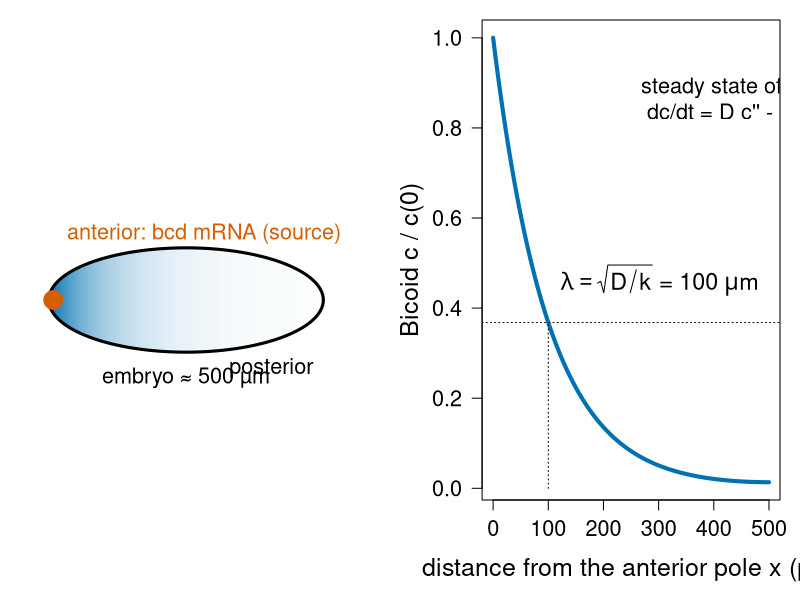
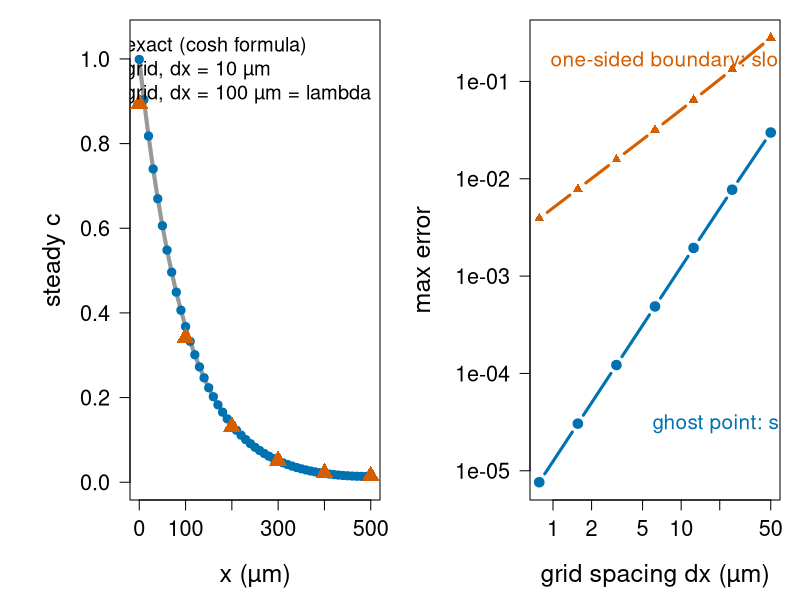
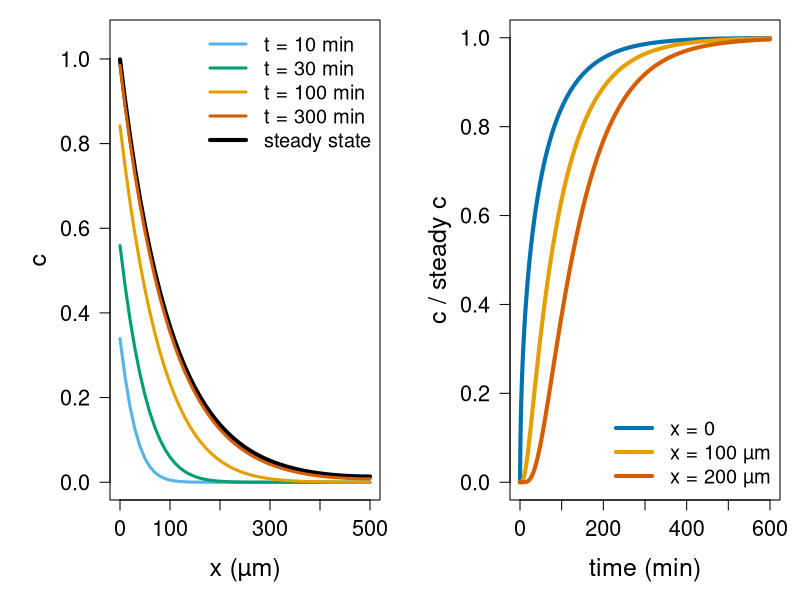
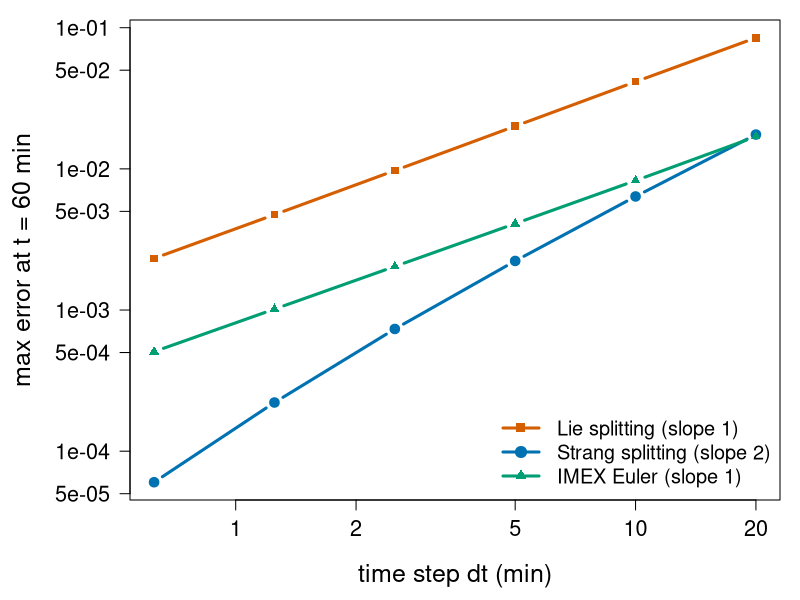
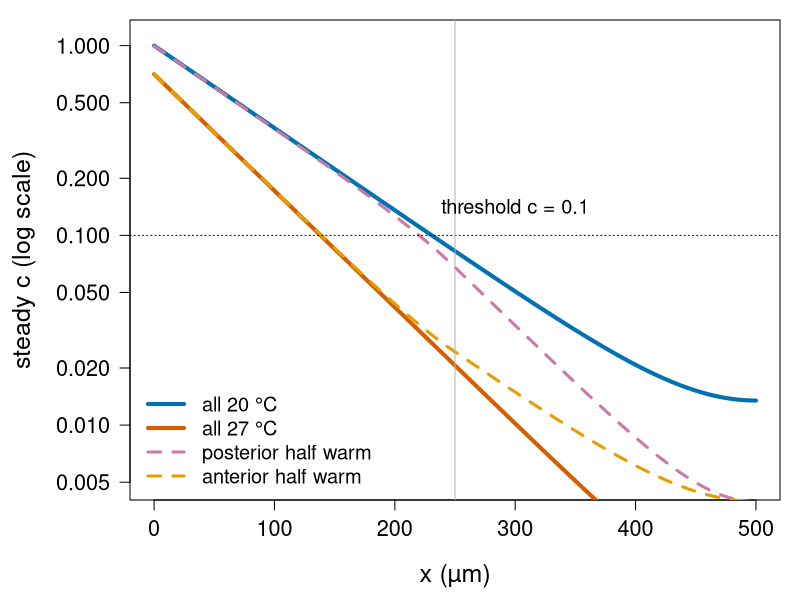
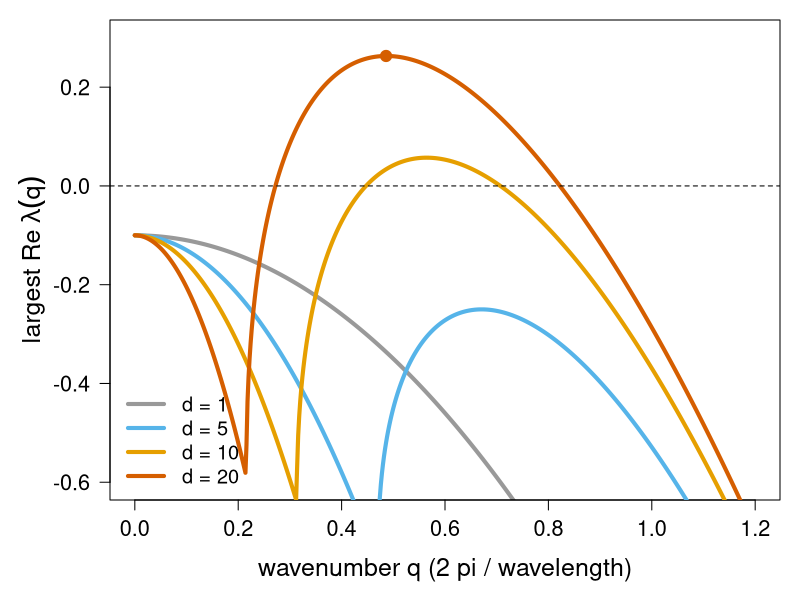
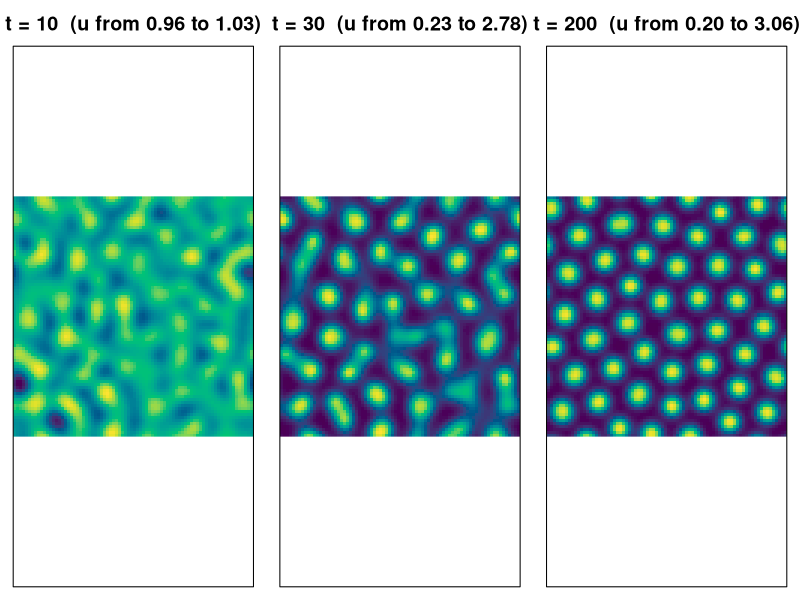
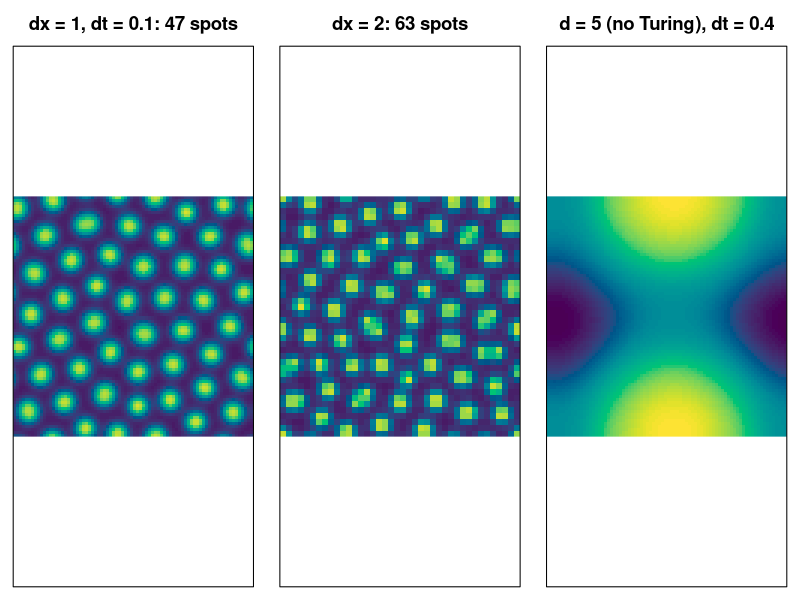

These figures' R source, in order:
# Figures for the reaction-diffusion/ unit ("Reaction-diffusion and pattern formation").
#
# Re-run by hand from this folder (it is NOT run by `quarto render`):
#   cd reaction-diffusion && Rscript make-reaction-diffusion-figs.R
#
# Base R graphics only (grDevices::svg) plus Matrix::expm for the exact
# sub-steps in fig04. Colours are Okabe-Ito (colour-blind safe). Takes about
# half a minute (the 2D runs). Makes:
#   fig01-bicoid.svg       embryo with an anterior source, and the exponential
#                          gradient with its decay length lambda
#   fig02-steady.svg       steady gradient on the grid vs the exact cosh formula,
#                          and error vs dx: ghost point (order 2) vs one-sided
#                          boundary (order 1)
#   fig03-formation.svg    the gradient forming (IMEX, dt = 1 min) and the
#                          time course at three positions
#   fig04-splitting.svg    error vs dt at t = 60 min: Lie, Strang, IMEX
#   fig05-tstep.svg        steady gradient with the temperature step (assumed
#                          rate changes) and where it crosses a threshold
#   fig06-dispersion.svg   largest growth rate vs wavenumber q (Schnakenberg)
#                          for several diffusion ratios d
#   fig07-turing.svg       the 2D pattern forming (u at t = 10, 30, 200)
#   fig08-artefacts.svg    converged pattern, coarse grid, and a "pattern"
#                          made by a too-large time step (d = 5: no Turing)
#
# All numbers are computed here with the same functions as on the slides.

oi <- c(orange = "#E69F00", sky = "#56B4E9", green = "#009E73",
        yellow = "#F0E442", blue = "#0072B2", red = "#D55E00",
        purple = "#CC79A7", grey = "#999999")

## ---- 1D synthesis-diffusion-degradation (units: µm, min) ----------------------

thomas <- function(a, b, c, d) {
  n <- length(d)
  for (i in 2:n) {
    w <- a[i] / b[i - 1]
    b[i] <- b[i] - w * c[i - 1]
    d[i] <- d[i] - w * d[i - 1]
  }
  x <- numeric(n)
  x[n] <- d[n] / b[n]
  for (i in (n - 1):1) x[i] <- (d[i] - c[i] * x[i + 1]) / b[i]
  x
}

D <- 100; k <- 0.01; L <- 500          # µm^2/min, 1/min, µm
lam <- sqrt(D / k); j <- D / lam        # lambda = 100 µm; c(0) close to 1
exact <- function(x) j * lam / D * cosh((L - x) / lam) / sinh(L / lam)

# nodes x_0..x_N, ghost points at both ends; returns the positive operator
# -D d2/dx2 as three diagonals and the boundary source vector
grid1d <- function(N) {
  dx <- L / N; r <- D / dx^2
  list(N = N, dx = dx, x = (0:N) * dx,
       lo = c(0, rep(-r, N - 1), -2 * r), di = rep(2 * r, N + 1),
       up = c(-2 * r, rep(-r, N - 1), 0), b = c(2 * j / dx, rep(0, N)))
}
steady <- function(N, kx = k, onesided = FALSE) {
  g <- grid1d(N); kx <- rep(kx, length.out = N + 1)
  di <- g$di + kx; up <- g$up; rhs <- g$b
  if (onesided) {                    # (c1 - c0)/dx = -j/D, first order
    di[1] <- 1; up[1] <- -1; rhs[1] <- j * g$dx / D
  }
  list(x = g$x, c = thomas(g$lo, di, up, rhs))
}
imex <- function(c, g, dt, nsteps, f) {
  for (n in seq_len(nsteps))
    c <- thomas(dt * g$lo, 1 + dt * g$di, dt * g$up, c + dt * (f(c) + g$b))
  c
}

## ---- fig01: Bicoid set-up --------------------------------------------------------

svg("fig01-bicoid.svg", width = 12, height = 5)
layout(matrix(1:2, 1), widths = c(1, 1.15))
par(mar = c(1, 1, 1, 1))
plot(NA, xlim = c(-30, 530), ylim = c(-150, 150), asp = 1, axes = FALSE, xlab = "", ylab = "")
th <- seq(0, 2 * pi, length.out = 300)
xs <- seq(0, 500, by = 2)
cols <- colorRampPalette(c("white", oi["blue"]))(101)
for (xx in xs) {
  hgt <- 95 * sqrt(pmax(0, 1 - ((xx - 250) / 250)^2))
  segments(xx, -hgt, xx, hgt, col = cols[1 + round(100 * exact(xx))], lwd = 2.2)
}
lines(250 + 250 * cos(th), 95 * sin(th), lwd = 3)
points(8, 0, pch = 19, cex = 2.5, col = oi["red"])
text(15, 120, "anterior: bcd mRNA (source)", pos = 4, cex = 1.3, col = oi["red"])
text(500, -125, "posterior", pos = 2, cex = 1.3)
text(250, -142, "embryo ≈ 500 µm", cex = 1.3)
par(mar = c(5, 5.5, 1, 1), cex.lab = 1.5, cex.axis = 1.3)
xx <- seq(0, 500, by = 2)
plot(xx, exact(xx), type = "l", lwd = 4, col = oi["blue"], las = 1,
     xlab = "distance from the anterior pole x (µm)", ylab = "Bicoid c / c(0)")
abline(h = exp(-1), lty = 3); segments(lam, 0, lam, exp(-1), lty = 3)
text(lam + 5, 0.45, expression(lambda == sqrt(D / k) ~ "=" ~ 100 ~ mu * m), pos = 4, cex = 1.4)
text(250, 0.85, "steady state of\n dc/dt = D c'' - k c", cex = 1.3, pos = 4)
dev.off()

## ---- fig02: steady state on the grid, and its order -------------------------------

s50 <- steady(50); s5 <- steady(5)
cat("steady N=50 max err", max(abs(s50$c - exact(s50$x))), "\n")
Ns <- c(10, 20, 40, 80, 160, 320, 640)
eg <- sapply(Ns, function(N) { s <- steady(N); max(abs(s$c - exact(s$x))) })
eo <- sapply(Ns, function(N) { s <- steady(N, onesided = TRUE); max(abs(s$c - exact(s$x))) })
print(rbind(dx = L / Ns, ghost = signif(eg, 3), onesided = signif(eo, 3)))
svg("fig02-steady.svg", width = 12, height = 5)
par(mfrow = c(1, 2), mar = c(5, 6.5, 1, 1), mgp = c(3.3, 1, 0), cex.lab = 1.5, cex.axis = 1.3)
plot(xx, exact(xx), type = "l", lwd = 4, col = "grey60", las = 1, ylim = c(0, 1.05),
     xlab = "x (µm)", ylab = "steady c")
points(s50$x, s50$c, pch = 19, col = oi["blue"], cex = 1.1)
points(s5$x, s5$c, pch = 17, col = oi["red"], cex = 1.8)
legend("topright", c("exact (cosh formula)", "grid, dx = 10 µm", "grid, dx = 100 µm = lambda"),
       lwd = c(4, NA, NA), pch = c(NA, 19, 17), col = c("grey60", oi["blue"], oi["red"]),
       cex = 1.2, bty = "n")
plot(L / Ns, eg, log = "xy", type = "b", pch = 19, lwd = 3, col = oi["blue"], las = 1,
     ylim = range(c(eg, eo)), xlab = "grid spacing dx (µm)", ylab = "")
title(ylab = "max error", line = 4.8)
lines(L / Ns, eo, type = "b", pch = 17, lwd = 3, col = oi["red"])
text(5, 3e-5, "ghost point: slope 2", pos = 4, cex = 1.25, col = oi["blue"])
text(0.8, 1.6e-1, "one-sided boundary: slope 1", pos = 4, cex = 1.25, col = oi["red"])
dev.off()

## ---- fig03: formation -------------------------------------------------------------

g <- grid1d(50)
fk <- function(c) -k * c
tt <- 0:600; ix <- c(1, 11, 21)
cs <- steady(50)$c
traj <- matrix(NA, length(tt), 3); c <- rep(0, 51); traj[1, ] <- 0
prof <- list()
for (s in 2:length(tt)) {
  c <- imex(c, g, 1, 1, fk); traj[s, ] <- c[ix] / cs[ix]
  if (tt[s] %in% c(10, 30, 100, 300)) prof[[as.character(tt[s])]] <- c
}
tau_num <- colSums(1 - traj) * 1                  # rectangle rule, dt = 1 min
cat("accumulation times (num, BE dt=1):", round(tau_num, 1), " formula:", (1 + c(0, 100, 200) / lam) / (2 * k), "\n")
svg("fig03-formation.svg", width = 12, height = 5)
par(mfrow = c(1, 2), mar = c(5, 5.5, 1, 1), cex.lab = 1.5, cex.axis = 1.3)
plot(g$x, cs, type = "l", lwd = 4, col = "black", las = 1, ylim = c(0, 1.05),
     xlab = "x (µm)", ylab = "c")
pc <- oi[c("sky", "green", "orange", "red")]
for (i in 1:4) lines(g$x, prof[[i]], lwd = 3, col = pc[i])
legend("topright", c(paste("t =", names(prof), "min"), "steady state"), lwd = c(3, 3, 3, 3, 4),
       col = c(pc, "black"), cex = 1.2, bty = "n")
plot(tt, traj[, 1], type = "l", lwd = 4, col = oi["blue"], ylim = c(0, 1), las = 1,
     xlab = "time (min)", ylab = "c / steady c")
lines(tt, traj[, 2], lwd = 4, col = oi["orange"]); lines(tt, traj[, 3], lwd = 4, col = oi["red"])
legend("bottomright", c("x = 0", "x = 100 µm", "x = 200 µm"), lwd = 4,
       col = oi[c("blue", "orange", "red")], cex = 1.2, bty = "n")
dev.off()

## ---- fig04: splitting error -----------------------------------------------------------
## A = diffusion matrix with ghost points (incl. the boundary flux, as an affine
## flow done exactly with expm of an augmented matrix); reaction -k(x) c done
## exactly. Reference: expm of the full linear system.

library(Matrix)
x <- g$x; m <- 51
A <- matrix(0, m, m); A[cbind(1:m, 1:m)] <- -g$di
A[cbind(2:m, 1:(m - 1))] <- -g$lo[-1]; A[cbind(1:(m - 1), 2:m)] <- -g$up[-m]
kx <- ifelse(x < L / 2, 0.01, 0.02)
M <- A - diag(kx); csx <- -solve(M, g$b)
tend <- 60
cref <- csx + as.vector(as.matrix(expm(Matrix(M * tend))) %*% (0 - csx))
Aug <- rbind(cbind(A, g$b), 0)
hs <- c(20, 10, 5, 2.5, 1.25, 0.625)
errs <- t(sapply(hs, function(h) {
  E <- as.matrix(expm(Matrix(Aug * h))); dif <- function(c) as.vector(E %*% c(c, 1))[1:m]
  c1 <- c2 <- c3 <- rep(0, m)
  for (s in seq_len(tend / h)) {
    c1 <- exp(-kx * h) * dif(c1)                         # Lie
    c2 <- exp(-kx * h / 2) * dif(exp(-kx * h / 2) * c2)  # Strang
    c3 <- imex(c3, g, h, 1, function(c) -kx * c)         # IMEX
  }
  c(max(abs(c1 - cref)), max(abs(c2 - cref)), max(abs(c3 - cref)))
}))
print(cbind(dt = hs, signif(errs, 3)))
svg("fig04-splitting.svg", width = 8, height = 5.5)
par(mar = c(5, 6.5, 1, 1), mgp = c(3.3, 1, 0), cex.lab = 1.5, cex.axis = 1.3)
matplot(hs, errs, log = "xy", type = "b", pch = c(15, 19, 17), lty = 1, lwd = 3,
        col = oi[c("red", "blue", "green")], las = 1,
        xlab = "time step dt (min)", ylab = "")
title(ylab = "max error at t = 60 min", line = 4.8)
legend("bottomright", c("Lie splitting (slope 1)", "Strang splitting (slope 2)", "IMEX Euler (slope 1)"),
       pch = c(15, 19, 17), lwd = 3, col = oi[c("red", "blue", "green")], cex = 1.2, bty = "n")
dev.off()

## ---- fig05: temperature step ----------------------------------------------------------
## Assumed: in the warm (27 °C) half, k is 2x its 20 °C value; D and the
## influx j are unchanged (the ~20 % change of D is ignored, see the notes).

N5 <- 500; x5 <- (0:N5) * L / N5
s_cold <- steady(N5, 0.01)
s_warm <- steady(N5, 0.02)
s_pw <- steady(N5, ifelse(x5 < L / 2, 0.01, 0.02))
s_aw <- steady(N5, ifelse(x5 < L / 2, 0.02, 0.01))
xT <- function(s, thr = 0.1) approx(s$c, s$x, thr)$y
cat("threshold 0.1 at: cold", xT(s_cold), "warm", xT(s_warm), "post warm", xT(s_pw), "ant warm", xT(s_aw), "\n")
svg("fig05-tstep.svg", width = 10, height = 5.2)
par(mar = c(5, 6.5, 1, 1), mgp = c(3.3, 1, 0), cex.lab = 1.5, cex.axis = 1.3)
plot(s_cold$x, s_cold$c, type = "l", lwd = 4, col = oi["blue"], log = "y", ylim = c(0.005, 1.1),
     las = 1, xlab = "x (µm)", ylab = "")
title(ylab = "steady c (log scale)", line = 4.8)
lines(s_warm$x, s_warm$c, lwd = 4, col = oi["red"])
lines(s_pw$x, s_pw$c, lwd = 3, lty = 2, col = oi["purple"])
lines(s_aw$x, s_aw$c, lwd = 3, lty = 2, col = oi["orange"])
abline(h = 0.1, lty = 3); abline(v = L / 2, col = "grey70")
legend("bottomleft", c("all 20 °C", "all 27 °C", "posterior half warm", "anterior half warm"),
       lwd = c(4, 4, 3, 3), lty = c(1, 1, 2, 2), col = oi[c("blue", "red", "purple", "orange")],
       cex = 1.2, bty = "n")
text(300, 0.115, "threshold c = 0.1", pos = 3, cex = 1.2)
dev.off()

## ---- Schnakenberg: dispersion relation -------------------------------------------

a <- 0.1; b <- 0.9; us <- a + b; vs <- b / us^2
J <- matrix(c(-1 + 2 * us * vs, -2 * us * vs, us^2, -us^2), 2)
growth <- function(q, d) sapply(q, function(qq) max(Re(eigen(J - qq^2 * diag(c(1, d)))$values)))
q <- seq(0, 1.2, by = 0.002)
svg("fig06-dispersion.svg", width = 9, height = 5.2)
par(mar = c(5, 5.5, 1, 1), cex.lab = 1.5, cex.axis = 1.3)
ds <- c(1, 5, 10, 20); dc <- oi[c("grey", "sky", "orange", "red")]
plot(q, growth(q, 1), type = "l", lwd = 4, col = dc[1], ylim = c(-0.6, 0.3), las = 1,
     xlab = "wavenumber q (2 pi / wavelength)", ylab = expression("largest Re " * lambda(q)))
for (i in 2:4) lines(q, growth(q, ds[i]), lwd = 4, col = dc[i])
abline(h = 0, lty = 2)
g20 <- growth(q, 20); qm <- q[which.max(g20)]
cat("d = 20: fastest q", qm, "wavelength", 2 * pi / qm, "rate", max(g20), "band", range(q[g20 > 0]), "\n")
points(qm, max(g20), pch = 19, cex = 1.5, col = oi["red"])
legend("bottomleft", paste("d =", ds), lwd = 4, col = dc, cex = 1.2, bty = "n")
dev.off()

## ---- 2D Turing simulation (IMEX, FFT for the implicit 5-point diffusion) -----------

lcg <- function(n, seed = 1) {
  z <- numeric(n); s <- seed
  for (i in seq_len(n)) { s <- (16807 * s) %% 2147483647; z[i] <- s / 2147483647 }
  z
}
schnak <- function(N, dt, tend, d = 20, Lbox = 80) {
  dx <- Lbox / N; s <- 4 / dx^2 * sin(pi * (0:(N - 1)) / N)^2
  kap <- outer(s, s, "+")
  z <- lcg(2 * N^2) - 0.5
  u <- matrix(1 + 0.02 * z[1:N^2], N); v <- matrix(0.9 + 0.02 * z[-(1:N^2)], N)
  sd <- function(w, Dw) Re(fft(fft(w) / (1 + dt * Dw * kap), inverse = TRUE)) / N^2
  for (n in seq_len(round(tend / dt))) {
    f <- a - u + u^2 * v; g <- b - u^2 * v
    u <- sd(u + dt * f, 1); v <- sd(v + dt * g, d)
  }
  u
}
spots <- function(u) {
  N <- nrow(u); ismax <- u > mean(u)
  for (i in -1:1) for (jj in -1:1) if (i != 0 || jj != 0)
    ismax <- ismax & u > u[(0:(N - 1) + i) %% N + 1, (0:(N - 1) + jj) %% N + 1]
  sum(ismax)
}
pal <- hcl.colors(64, "viridis")
img <- function(u, main, zl = c(0, 3.3)) {
  N <- nrow(u); xx <- (1:N - 0.5) * 80 / N
  image(xx, xx, pmin(pmax(u, zl[1]), zl[2]), col = pal, zlim = zl, asp = 1, axes = FALSE, useRaster = TRUE,
        xlab = "", ylab = "", main = main)
  box()
}
svg("fig07-turing.svg", width = 12, height = 4.4)
par(mfrow = c(1, 3), mar = c(1, 1, 3.5, 1), cex.main = 1.8)
for (te in c(10, 30, 200)) {
  u <- schnak(80, 0.1, te)
  img(u, sprintf("t = %d  (u from %.2f to %.2f)", te, min(u), max(u)), zl = range(u))
}
dev.off()

u_ref <- schnak(80, 0.1, 200); u_co <- schnak(40, 0.1, 200); u_fi <- schnak(160, 0.1, 200)
u_d5 <- schnak(80, 0.4, 150, d = 5); u_d5ok <- schnak(80, 0.1, 150, d = 5)
cat("spots: dx=1", spots(u_ref), " dx=2", spots(u_co), " dx=0.5", spots(u_fi), "\n")
cat("d=5 dt=0.4 range", range(u_d5), "  d=5 dt=0.1 range", range(u_d5ok), "\n")
svg("fig08-artefacts.svg", width = 12, height = 4.4)
par(mfrow = c(1, 3), mar = c(1, 1, 3.5, 1), cex.main = 1.7)
img(u_ref, sprintf("dx = 1, dt = 0.1: %d spots", spots(u_ref)))
img(u_co, sprintf("dx = 2: %d spots", spots(u_co)))
img(u_d5, "d = 5 (no Turing), dt = 0.4", zl = range(u_d5))
dev.off()
